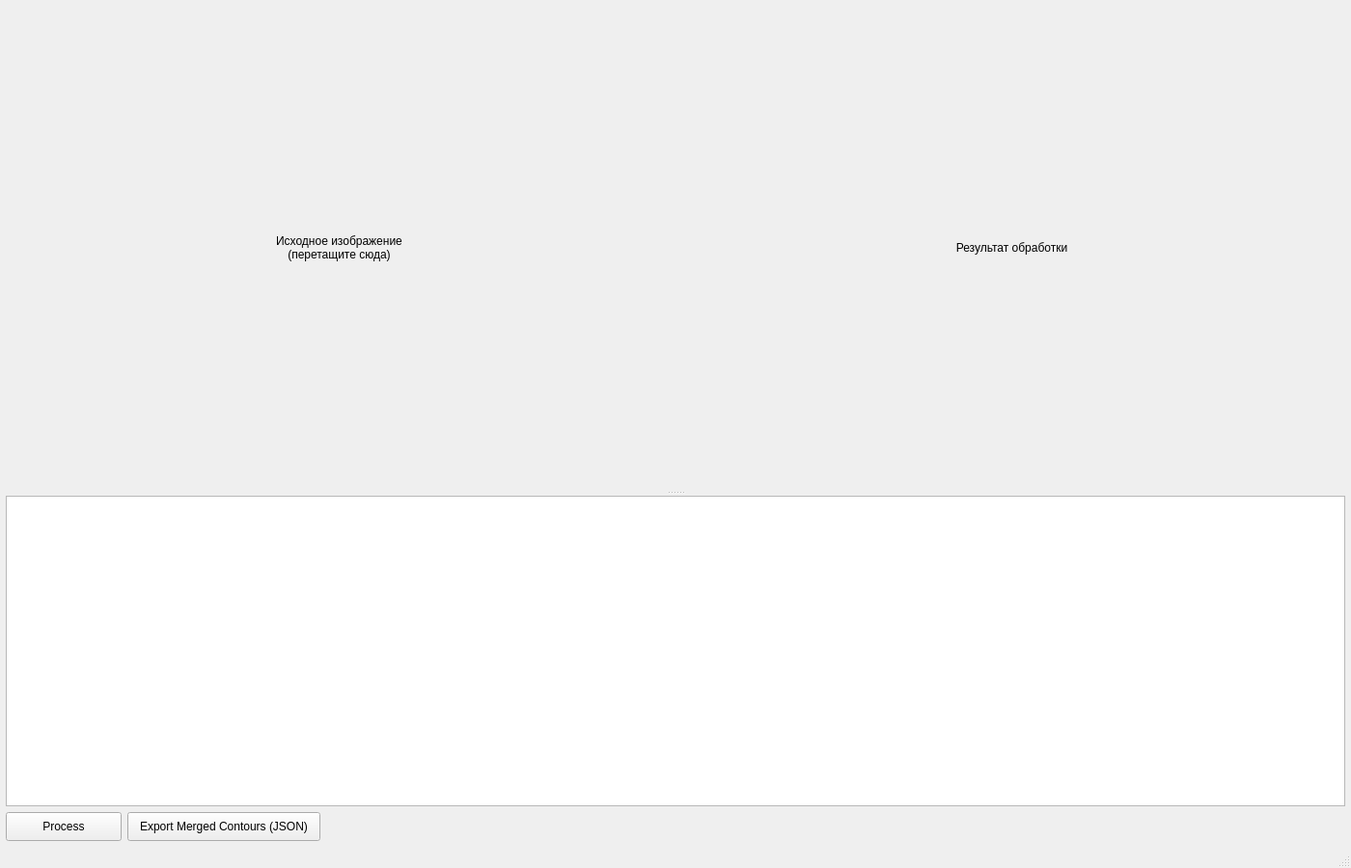
<?xml version="1.0" encoding="UTF-8"?>
<ui version="4.0">
 <class>MainWindow</class>
 <widget class="QMainWindow" name="MainWindow">
  <property name="geometry">
   <rect>
    <x>0</x>
    <y>0</y>
    <width>1400</width>
    <height>900</height>
   </rect>
  </property>
  <property name="windowTitle">
   <string>Optimal Cuts Processor</string>
  </property>
  <widget class="QWidget" name="centralwidget">
   <layout class="QVBoxLayout" name="verticalLayout">
    <property name="spacing">
     <number>6</number>
    </property>
    <property name="leftMargin">
     <number>6</number>
    </property>
    <property name="topMargin">
     <number>6</number>
    </property>
    <property name="rightMargin">
     <number>6</number>
    </property>
    <property name="bottomMargin">
     <number>6</number>
    </property>
    <item>
     <widget class="QSplitter" name="splitterMain">
      <property name="orientation">
       <enum>Qt::Vertical</enum>
      </property>
      <property name="handleWidth">
       <number>6</number>
      </property>
      <widget class="QWidget" name="widgetImages">
       <layout class="QHBoxLayout" name="horizontalLayoutImages">
        <property name="spacing">
         <number>6</number>
        </property>
        <property name="leftMargin">
         <number>0</number>
        </property>
        <property name="topMargin">
         <number>0</number>
        </property>
        <property name="rightMargin">
         <number>0</number>
        </property>
        <property name="bottomMargin">
         <number>0</number>
        </property>
        <item>
         <widget class="QLabel" name="labelOriginal">
          <property name="minimumSize">
           <size>
            <width>400</width>
            <height>300</height>
           </size>
          </property>
          <property name="text">
           <string>Исходное изображение
(перетащите сюда)</string>
          </property>
          <property name="alignment">
           <set>Qt::AlignCenter</set>
          </property>
          <property name="wordWrap">
           <bool>true</bool>
          </property>
         </widget>
        </item>
        <item>
         <widget class="QLabel" name="labelResult">
          <property name="minimumSize">
           <size>
            <width>400</width>
            <height>300</height>
           </size>
          </property>
          <property name="text">
           <string>Результат обработки</string>
          </property>
          <property name="alignment">
           <set>Qt::AlignCenter</set>
          </property>
         </widget>
        </item>
       </layout>
      </widget>
      <widget class="QWidget" name="widgetInfo">
       <layout class="QVBoxLayout" name="verticalLayoutInfo">
        <property name="spacing">
         <number>6</number>
        </property>
        <property name="leftMargin">
         <number>0</number>
        </property>
        <property name="topMargin">
         <number>0</number>
        </property>
        <property name="rightMargin">
         <number>0</number>
        </property>
        <property name="bottomMargin">
         <number>0</number>
        </property>
        <item>
         <widget class="QTextEdit" name="textInfo">
          <property name="minimumSize">
           <size>
            <width>0</width>
            <height>150</height>
           </size>
          </property>
          <property name="readOnly">
           <bool>true</bool>
          </property>
         </widget>
        </item>
       </layout>
      </widget>
     </widget>
    </item>
    <item>
     <layout class="QHBoxLayout" name="horizontalLayoutButtons">
      <item>
       <widget class="QPushButton" name="btnProcess">
        <property name="minimumSize">
         <size>
          <width>120</width>
          <height>30</height>
         </size>
        </property>
        <property name="text">
         <string>Process</string>
        </property>
       </widget>
      </item>
      <item>
       <widget class="QPushButton" name="btnExport">
        <property name="minimumSize">
         <size>
          <width>200</width>
          <height>30</height>
         </size>
        </property>
        <property name="text">
         <string>Export Merged Contours (JSON)</string>
        </property>
       </widget>
      </item>
      <item>
       <spacer name="horizontalSpacer">
        <property name="orientation">
         <enum>Qt::Horizontal</enum>
        </property>
        <property name="sizeHint" stdset="0">
         <size>
          <width>40</width>
          <height>20</height>
         </size>
        </property>
       </spacer>
      </item>
     </layout>
    </item>
   </layout>
  </widget>
  <widget class="QMenuBar" name="menubar">
   <property name="geometry">
    <rect>
     <x>0</x>
     <y>0</y>
     <width>1400</width>
     <height>21</height>
    </rect>
   </property>
  </widget>
  <widget class="QStatusBar" name="statusbar"/>
 </widget>
 <resources/>
 <connections/>
</ui>
